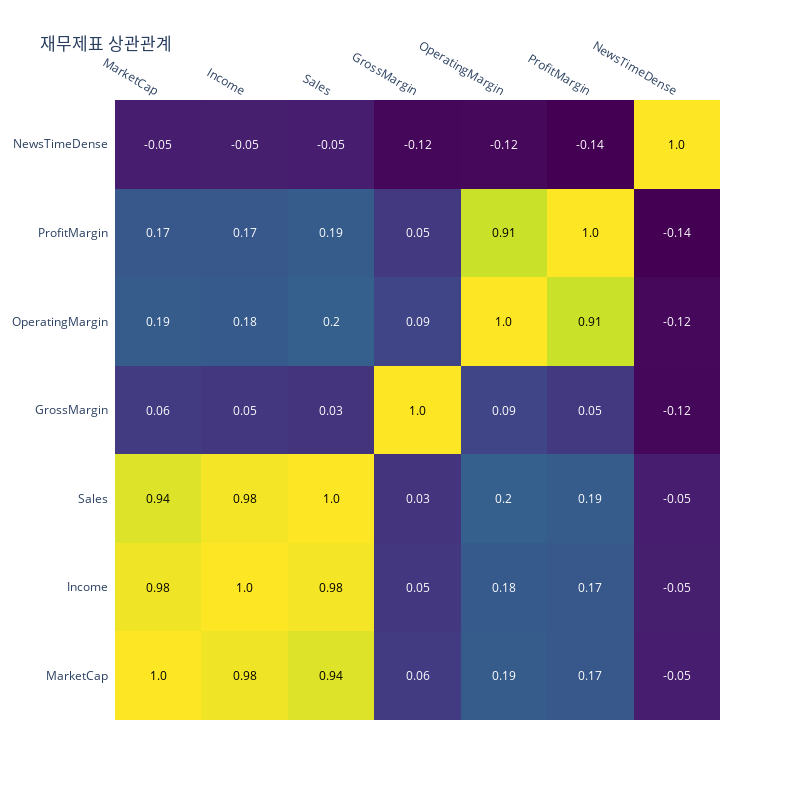
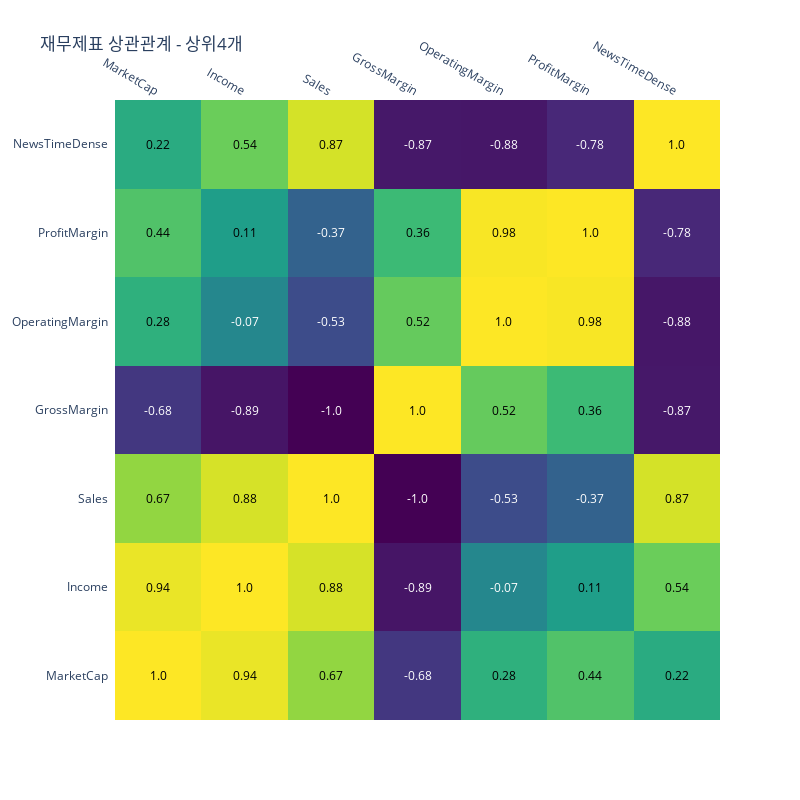
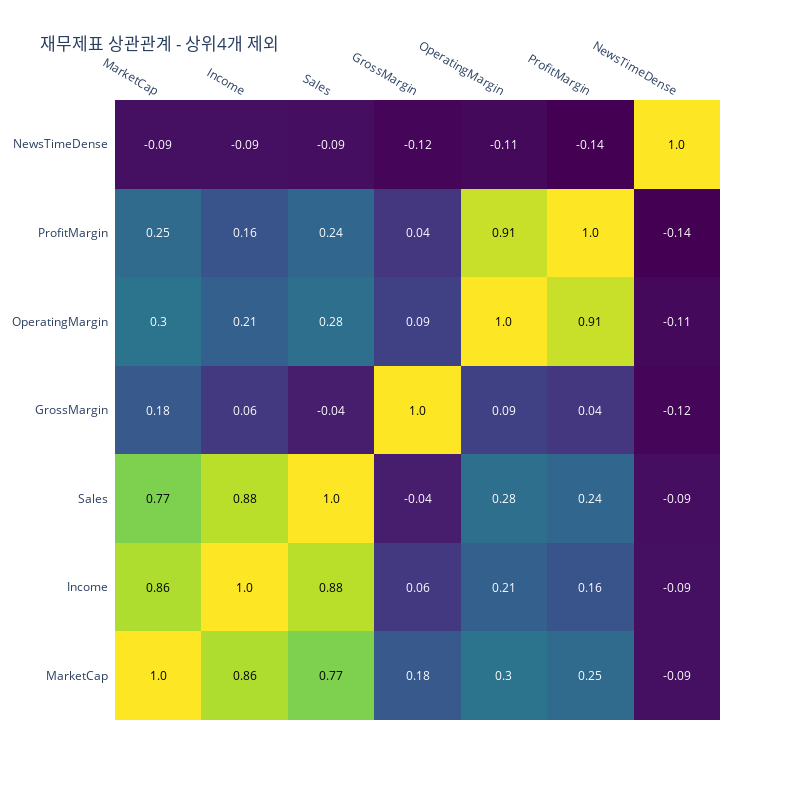
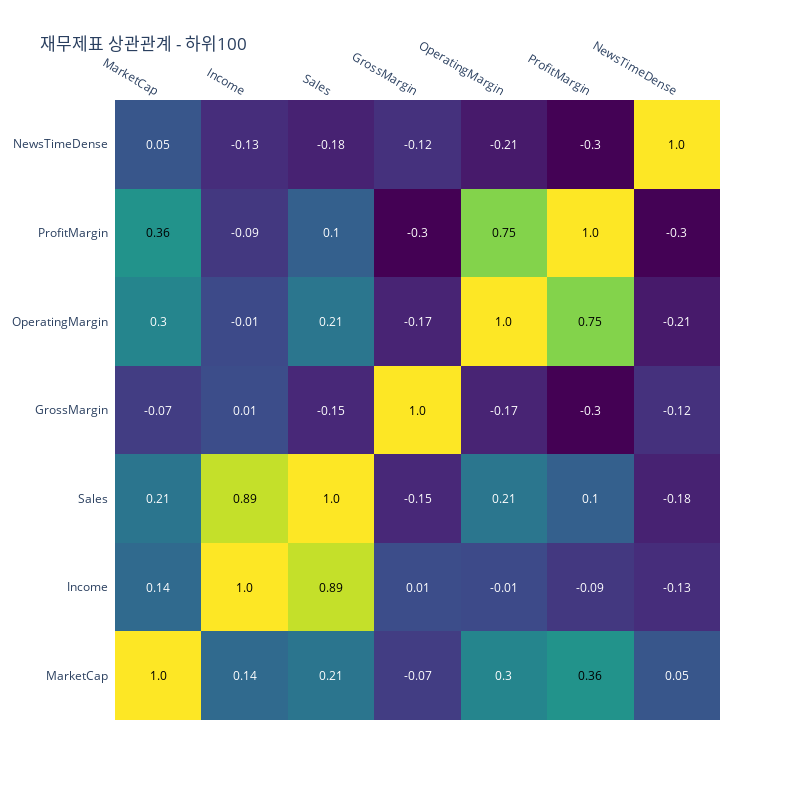

These figures' notebook cell, in order:
### Code cell
import plotly.figure_factory
def draw_heatemap(_df: pd.DataFrame, title: str):
    df_corr = _df.dropna().corr()

    x = list(df_corr.columns)
    y = list(df_corr.index)
    z = np.array(df_corr)

    fig = plotly.figure_factory.create_annotated_heatmap(
        z,
        x=x,
        y=y,
        annotation_text=np.around(z, decimals=2),
        hoverinfo='z',
        colorscale='Viridis',
    )
    fig.update_layout(width=800, height=800, title=title)
    fig.show()

soft_df = pd.read_csv('./data/nasdaq_timedense.csv')
soft_df = soft_df.drop(soft_df.columns[[0]], axis=1)
draw_heatemap(soft_df, '재무제표 상관관계')
draw_heatemap(soft_df.sort_values(by=['MarketCap'], ascending=False)[:4], '재무제표 상관관계 - 상위4개')
draw_heatemap(soft_df.sort_values(by=['MarketCap'], ascending=False)[4:], '재무제표 상관관계 - 상위4개 제외')
draw_heatemap(soft_df.sort_values(by=['MarketCap'], ascending=False)[len(soft_df)-100:], '재무제표 상관관계 - 하위100')

### Figure 1 — Plotly figure (JSON) as saved in the notebook; plotly's stock layout.template omitted (floating-point values rounded to 4 significant figures)
{"data": [{"colorscale": [[0, "#440154"], [0.1111, "#482878"], [0.2222, "#3e4989"], [0.3333, "#31688e"], [0.4444, "#26828e"], [0.5556, "#1f9e89"], [0.6667, "#35b779"], [0.7778, "#6ece58"], [0.8889, "#b5de2b"], [1, "#fde725"]], "hoverinfo": "z", "reversescale": false, "showscale": false, "type": "heatmap", "x": ["MarketCap", "Income", "Sales", "GrossMargin", "OperatingMargin", "ProfitMargin", "NewsTimeDense"], "y": ["MarketCap", "Income", "Sales", "GrossMargin", "OperatingMargin", "ProfitMargin", "NewsTimeDense"], "z": [[1, 0.9757, 0.9409, 0.05674, 0.1873, 0.1736, -0.04818], [0.9757, 1, 0.9843, 0.04636, 0.1796, 0.1661, -0.04645], [0.9409, 0.9843, 1, 0.02988, 0.2024, 0.1872, -0.04733], [0.05674, 0.04636, 0.02988, 1, 0.0947, 0.05041, -0.1242], [0.1873, 0.1796, 0.2024, 0.0947, 1, 0.9102, -0.1196], [0.1736, 0.1661, 0.1872, 0.05041, 0.9102, 1, -0.1433], [-0.04818, -0.04645, -0.04733, -0.1242, -0.1196, -0.1433, 1]]}], "layout": {"annotations": [{"font": {"color": "#000000"}, "showarrow": false, "text": "1.0", "x": "MarketCap", "xref": "x", "y": "MarketCap", "yref": "y"}, {"font": {"color": "#000000"}, "showarrow": false, "text": "0.98", "x": "Income", "xref": "x", "y": "MarketCap", "yref": "y"}, {"font": {"color": "#000000"}, "showarrow": false, "text": "0.94", "x": "Sales", "xref": "x", "y": "MarketCap", "yref": "y"}, {"font": {"color": "#FFFFFF"}, "showarrow": false, "text": "0.06", "x": "GrossMargin", "xref": "x", "y": "MarketCap", "yref": "y"}, {"font": {"color": "#FFFFFF"}, "showarrow": false, "text": "0.19", "x": "OperatingMargin", "xref": "x", "y": "MarketCap", "yref": "y"}, {"font": {"color": "#FFFFFF"}, "showarrow": false, "text": "0.17", "x": "ProfitMargin", "xref": "x", "y": "MarketCap", "yref": "y"}, {"font": {"color": "#FFFFFF"}, "showarrow": false, "text": "-0.05", "x": "NewsTimeDense", "xref": "x", "y": "MarketCap", "yref": "y"}, {"font": {"color": "#000000"}, "showarrow": false, "text": "0.98", "x": "MarketCap", "xref": "x", "y": "Income", "yref": "y"}, {"font": {"color": "#000000"}, "showarrow": false, "text": "1.0", "x": "Income", "xref": "x", "y": "Income", "yref": "y"}, {"font": {"color": "#000000"}, "showarrow": false, "text": "0.98", "x": "Sales", "xref": "x", "y": "Income", "yref": "y"}, {"font": {"color": "#FFFFFF"}, "showarrow": false, "text": "0.05", "x": "GrossMargin", "xref": "x", "y": "Income", "yref": "y"}, {"font": {"color": "#FFFFFF"}, "showarrow": false, "text": "0.18", "x": "OperatingMargin", "xref": "x", "y": "Income", "yref": "y"}, {"font": {"color": "#FFFFFF"}, "showarrow": false, "text": "0.17", "x": "ProfitMargin", "xref": "x", "y": "Income", "yref": "y"}, {"font": {"color": "#FFFFFF"}, "showarrow": false, "text": "-0.05", "x": "NewsTimeDense", "xref": "x", "y": "Income", "yref": "y"}, {"font": {"color": "#000000"}, "showarrow": false, "text": "0.94", "x": "MarketCap", "xref": "x", "y": "Sales", "yref": "y"}, {"font": {"color": "#000000"}, "showarrow": false, "text": "0.98", "x": "Income", "xref": "x", "y": "Sales", "yref": "y"}, {"font": {"color": "#000000"}, "showarrow": false, "text": "1.0", "x": "Sales", "xref": "x", "y": "Sales", "yref": "y"}, {"font": {"color": "#FFFFFF"}, "showarrow": false, "text": "0.03", "x": "GrossMargin", "xref": "x", "y": "Sales", "yref": "y"}, {"font": {"color": "#FFFFFF"}, "showarrow": false, "text": "0.2", "x": "OperatingMargin", "xref": "x", "y": "Sales", "yref": "y"}, {"font": {"color": "#FFFFFF"}, "showarrow": false, "text": "0.19", "x": "ProfitMargin", "xref": "x", "y": "Sales", "yref": "y"}, {"font": {"color": "#FFFFFF"}, "showarrow": false, "text": "-0.05", "x": "NewsTimeDense", "xref": "x", "y": "Sales", "yref": "y"}, {"font": {"color": "#FFFFFF"}, "showarrow": false, "text": "0.06", "x": "MarketCap", "xref": "x", "y": "GrossMargin", "yref": "y"}, {"font": {"color": "#FFFFFF"}, "showarrow": false, "text": "0.05", "x": "Income", "xref": "x", "y": "GrossMargin", "yref": "y"}, {"font": {"color": "#FFFFFF"}, "showarrow": false, "text": "0.03", "x": "Sales", "xref": "x", "y": "GrossMargin", "yref": "y"}, {"font": {"color": "#000000"}, "showarrow": false, "text": "1.0", "x": "GrossMargin", "xref": "x", "y": "GrossMargin", "yref": "y"}, {"font": {"color": "#FFFFFF"}, "showarrow": false, "text": "0.09", "x": "OperatingMargin", "xref": "x", "y": "GrossMargin", "yref": "y"}, {"font": {"color": "#FFFFFF"}, "showarrow": false, "text": "0.05", "x": "ProfitMargin", "xref": "x", "y": "GrossMargin", "yref": "y"}, {"font": {"color": "#FFFFFF"}, "showarrow": false, "text": "-0.12", "x": "NewsTimeDense", "xref": "x", "y": "GrossMargin", "yref": "y"}, {"font": {"color": "#FFFFFF"}, "showarrow": false, "text": "0.19", "x": "MarketCap", "xref": "x", "y": "OperatingMargin", "yref": "y"}, {"font": {"color": "#FFFFFF"}, "showarrow": false, "text": "0.18", "x": "Income", "xref": "x", "y": "OperatingMargin", "yref": "y"}, {"font": {"color": "#FFFFFF"}, "showarrow": false, "text": "0.2", "x": "Sales", "xref": "x", "y": "OperatingMargin", "yref": "y"}, {"font": {"color": "#FFFFFF"}, "showarrow": false, "text": "0.09", "x": "GrossMargin", "xref": "x", "y": "OperatingMargin", "yref": "y"}, {"font": {"color": "#000000"}, "showarrow": false, "text": "1.0", "x": "OperatingMargin", "xref": "x", "y": "OperatingMargin", "yref": "y"}, {"font": {"color": "#000000"}, "showarrow": false, "text": "0.91", "x": "ProfitMargin", "xref": "x", "y": "OperatingMargin", "yref": "y"}, {"font": {"color": "#FFFFFF"}, "showarrow": false, "text": "-0.12", "x": "NewsTimeDense", "xref": "x", "y": "OperatingMargin", "yref": "y"}, {"font": {"color": "#FFFFFF"}, "showarrow": false, "text": "0.17", "x": "MarketCap", "xref": "x", "y": "ProfitMargin", "yref": "y"}, {"font": {"color": "#FFFFFF"}, "showarrow": false, "text": "0.17", "x": "Income", "xref": "x", "y": "ProfitMargin", "yref": "y"}, {"font": {"color": "#FFFFFF"}, "showarrow": false, "text": "0.19", "x": "Sales", "xref": "x", "y": "ProfitMargin", "yref": "y"}, {"font": {"color": "#FFFFFF"}, "showarrow": false, "text": "0.05", "x": "GrossMargin", "xref": "x", "y": "ProfitMargin", "yref": "y"}, {"font": {"color": "#000000"}, "showarrow": false, "text": "0.91", "x": "OperatingMargin", "xref": "x", "y": "ProfitMargin", "yref": "y"}, {"font": {"color": "#000000"}, "showarrow": false, "text": "1.0", "x": "ProfitMargin", "xref": "x", "y": "ProfitMargin", "yref": "y"}, {"font": {"color": "#FFFFFF"}, "showarrow": false, "text": "-0.14", "x": "NewsTimeDense", "xref": "x", "y": "ProfitMargin", "yref": "y"}, {"font": {"color": "#FFFFFF"}, "showarrow": false, "text": "-0.05", "x": "MarketCap", "xref": "x", "y": "NewsTimeDense", "yref": "y"}, {"font": {"color": "#FFFFFF"}, "showarrow": false, "text": "-0.05", "x": "Income", "xref": "x", "y": "NewsTimeDense", "yref": "y"}, {"font": {"color": "#FFFFFF"}, "showarrow": false, "text": "-0.05", "x": "Sales", "xref": "x", "y": "NewsTimeDense", "yref": "y"}, {"font": {"color": "#FFFFFF"}, "showarrow": false, "text": "-0.12", "x": "GrossMargin", "xref": "x", "y": "NewsTimeDense", "yref": "y"}, {"font": {"color": "#FFFFFF"}, "showarrow": false, "text": "-0.12", "x": "OperatingMargin", "xref": "x", "y": "NewsTimeDense", "yref": "y"}, {"font": {"color": "#FFFFFF"}, "showarrow": false, "text": "-0.14", "x": "ProfitMargin", "xref": "x", "y": "NewsTimeDense", "yref": "y"}, {"font": {"color": "#000000"}, "showarrow": false, "text": "1.0", "x": "NewsTimeDense", "xref": "x", "y": "NewsTimeDense", "yref": "y"}], "height": 800, "title": {"text": "재무제표 상관관계"}, "width": 800, "xaxis": {"dtick": 1, "gridcolor": "rgb(0, 0, 0)", "side": "top", "ticks": ""}, "yaxis": {"dtick": 1, "ticks": "", "ticksuffix": "  "}}}

### Figure 2 — Plotly figure (JSON) as saved in the notebook; plotly's stock layout.template omitted (floating-point values rounded to 4 significant figures)
{"data": [{"colorscale": [[0, "#440154"], [0.1111, "#482878"], [0.2222, "#3e4989"], [0.3333, "#31688e"], [0.4444, "#26828e"], [0.5556, "#1f9e89"], [0.6667, "#35b779"], [0.7778, "#6ece58"], [0.8889, "#b5de2b"], [1, "#fde725"]], "hoverinfo": "z", "reversescale": false, "showscale": false, "type": "heatmap", "x": ["MarketCap", "Income", "Sales", "GrossMargin", "OperatingMargin", "ProfitMargin", "NewsTimeDense"], "y": ["MarketCap", "Income", "Sales", "GrossMargin", "OperatingMargin", "ProfitMargin", "NewsTimeDense"], "z": [[1, 0.9402, 0.6673, -0.6775, 0.275, 0.4423, 0.2226], [0.9402, 1, 0.8811, -0.8876, -0.06896, 0.1103, 0.5414], [0.6673, 0.8811, 1, -0.9999, -0.5325, -0.3728, 0.8746], [-0.6775, -0.8876, -0.9999, 1, 0.5208, 0.36, -0.8679], [0.275, -0.06896, -0.5325, 0.5208, 1, 0.9839, -0.8761], [0.4423, 0.1103, -0.3728, 0.36, 0.9839, 1, -0.7759], [0.2226, 0.5414, 0.8746, -0.8679, -0.8761, -0.7759, 1]]}], "layout": {"annotations": [{"font": {"color": "#000000"}, "showarrow": false, "text": "1.0", "x": "MarketCap", "xref": "x", "y": "MarketCap", "yref": "y"}, {"font": {"color": "#000000"}, "showarrow": false, "text": "0.94", "x": "Income", "xref": "x", "y": "MarketCap", "yref": "y"}, {"font": {"color": "#000000"}, "showarrow": false, "text": "0.67", "x": "Sales", "xref": "x", "y": "MarketCap", "yref": "y"}, {"font": {"color": "#FFFFFF"}, "showarrow": false, "text": "-0.68", "x": "GrossMargin", "xref": "x", "y": "MarketCap", "yref": "y"}, {"font": {"color": "#000000"}, "showarrow": false, "text": "0.28", "x": "OperatingMargin", "xref": "x", "y": "MarketCap", "yref": "y"}, {"font": {"color": "#000000"}, "showarrow": false, "text": "0.44", "x": "ProfitMargin", "xref": "x", "y": "MarketCap", "yref": "y"}, {"font": {"color": "#000000"}, "showarrow": false, "text": "0.22", "x": "NewsTimeDense", "xref": "x", "y": "MarketCap", "yref": "y"}, {"font": {"color": "#000000"}, "showarrow": false, "text": "0.94", "x": "MarketCap", "xref": "x", "y": "Income", "yref": "y"}, {"font": {"color": "#000000"}, "showarrow": false, "text": "1.0", "x": "Income", "xref": "x", "y": "Income", "yref": "y"}, {"font": {"color": "#000000"}, "showarrow": false, "text": "0.88", "x": "Sales", "xref": "x", "y": "Income", "yref": "y"}, {"font": {"color": "#FFFFFF"}, "showarrow": false, "text": "-0.89", "x": "GrossMargin", "xref": "x", "y": "Income", "yref": "y"}, {"font": {"color": "#FFFFFF"}, "showarrow": false, "text": "-0.07", "x": "OperatingMargin", "xref": "x", "y": "Income", "yref": "y"}, {"font": {"color": "#000000"}, "showarrow": false, "text": "0.11", "x": "ProfitMargin", "xref": "x", "y": "Income", "yref": "y"}, {"font": {"color": "#000000"}, "showarrow": false, "text": "0.54", "x": "NewsTimeDense", "xref": "x", "y": "Income", "yref": "y"}, {"font": {"color": "#000000"}, "showarrow": false, "text": "0.67", "x": "MarketCap", "xref": "x", "y": "Sales", "yref": "y"}, {"font": {"color": "#000000"}, "showarrow": false, "text": "0.88", "x": "Income", "xref": "x", "y": "Sales", "yref": "y"}, {"font": {"color": "#000000"}, "showarrow": false, "text": "1.0", "x": "Sales", "xref": "x", "y": "Sales", "yref": "y"}, {"font": {"color": "#FFFFFF"}, "showarrow": false, "text": "-1.0", "x": "GrossMargin", "xref": "x", "y": "Sales", "yref": "y"}, {"font": {"color": "#FFFFFF"}, "showarrow": false, "text": "-0.53", "x": "OperatingMargin", "xref": "x", "y": "Sales", "yref": "y"}, {"font": {"color": "#FFFFFF"}, "showarrow": false, "text": "-0.37", "x": "ProfitMargin", "xref": "x", "y": "Sales", "yref": "y"}, {"font": {"color": "#000000"}, "showarrow": false, "text": "0.87", "x": "NewsTimeDense", "xref": "x", "y": "Sales", "yref": "y"}, {"font": {"color": "#FFFFFF"}, "showarrow": false, "text": "-0.68", "x": "MarketCap", "xref": "x", "y": "GrossMargin", "yref": "y"}, {"font": {"color": "#FFFFFF"}, "showarrow": false, "text": "-0.89", "x": "Income", "xref": "x", "y": "GrossMargin", "yref": "y"}, {"font": {"color": "#FFFFFF"}, "showarrow": false, "text": "-1.0", "x": "Sales", "xref": "x", "y": "GrossMargin", "yref": "y"}, {"font": {"color": "#000000"}, "showarrow": false, "text": "1.0", "x": "GrossMargin", "xref": "x", "y": "GrossMargin", "yref": "y"}, {"font": {"color": "#000000"}, "showarrow": false, "text": "0.52", "x": "OperatingMargin", "xref": "x", "y": "GrossMargin", "yref": "y"}, {"font": {"color": "#000000"}, "showarrow": false, "text": "0.36", "x": "ProfitMargin", "xref": "x", "y": "GrossMargin", "yref": "y"}, {"font": {"color": "#FFFFFF"}, "showarrow": false, "text": "-0.87", "x": "NewsTimeDense", "xref": "x", "y": "GrossMargin", "yref": "y"}, {"font": {"color": "#000000"}, "showarrow": false, "text": "0.28", "x": "MarketCap", "xref": "x", "y": "OperatingMargin", "yref": "y"}, {"font": {"color": "#FFFFFF"}, "showarrow": false, "text": "-0.07", "x": "Income", "xref": "x", "y": "OperatingMargin", "yref": "y"}, {"font": {"color": "#FFFFFF"}, "showarrow": false, "text": "-0.53", "x": "Sales", "xref": "x", "y": "OperatingMargin", "yref": "y"}, {"font": {"color": "#000000"}, "showarrow": false, "text": "0.52", "x": "GrossMargin", "xref": "x", "y": "OperatingMargin", "yref": "y"}, {"font": {"color": "#000000"}, "showarrow": false, "text": "1.0", "x": "OperatingMargin", "xref": "x", "y": "OperatingMargin", "yref": "y"}, {"font": {"color": "#000000"}, "showarrow": false, "text": "0.98", "x": "ProfitMargin", "xref": "x", "y": "OperatingMargin", "yref": "y"}, {"font": {"color": "#FFFFFF"}, "showarrow": false, "text": "-0.88", "x": "NewsTimeDense", "xref": "x", "y": "OperatingMargin", "yref": "y"}, {"font": {"color": "#000000"}, "showarrow": false, "text": "0.44", "x": "MarketCap", "xref": "x", "y": "ProfitMargin", "yref": "y"}, {"font": {"color": "#000000"}, "showarrow": false, "text": "0.11", "x": "Income", "xref": "x", "y": "ProfitMargin", "yref": "y"}, {"font": {"color": "#FFFFFF"}, "showarrow": false, "text": "-0.37", "x": "Sales", "xref": "x", "y": "ProfitMargin", "yref": "y"}, {"font": {"color": "#000000"}, "showarrow": false, "text": "0.36", "x": "GrossMargin", "xref": "x", "y": "ProfitMargin", "yref": "y"}, {"font": {"color": "#000000"}, "showarrow": false, "text": "0.98", "x": "OperatingMargin", "xref": "x", "y": "ProfitMargin", "yref": "y"}, {"font": {"color": "#000000"}, "showarrow": false, "text": "1.0", "x": "ProfitMargin", "xref": "x", "y": "ProfitMargin", "yref": "y"}, {"font": {"color": "#FFFFFF"}, "showarrow": false, "text": "-0.78", "x": "NewsTimeDense", "xref": "x", "y": "ProfitMargin", "yref": "y"}, {"font": {"color": "#000000"}, "showarrow": false, "text": "0.22", "x": "MarketCap", "xref": "x", "y": "NewsTimeDense", "yref": "y"}, {"font": {"color": "#000000"}, "showarrow": false, "text": "0.54", "x": "Income", "xref": "x", "y": "NewsTimeDense", "yref": "y"}, {"font": {"color": "#000000"}, "showarrow": false, "text": "0.87", "x": "Sales", "xref": "x", "y": "NewsTimeDense", "yref": "y"}, {"font": {"color": "#FFFFFF"}, "showarrow": false, "text": "-0.87", "x": "GrossMargin", "xref": "x", "y": "NewsTimeDense", "yref": "y"}, {"font": {"color": "#FFFFFF"}, "showarrow": false, "text": "-0.88", "x": "OperatingMargin", "xref": "x", "y": "NewsTimeDense", "yref": "y"}, {"font": {"color": "#FFFFFF"}, "showarrow": false, "text": "-0.78", "x": "ProfitMargin", "xref": "x", "y": "NewsTimeDense", "yref": "y"}, {"font": {"color": "#000000"}, "showarrow": false, "text": "1.0", "x": "NewsTimeDense", "xref": "x", "y": "NewsTimeDense", "yref": "y"}], "height": 800, "title": {"text": "재무제표 상관관계 - 상위4개"}, "width": 800, "xaxis": {"dtick": 1, "gridcolor": "rgb(0, 0, 0)", "side": "top", "ticks": ""}, "yaxis": {"dtick": 1, "ticks": "", "ticksuffix": "  "}}}

### Figure 3 — Plotly figure (JSON) as saved in the notebook; plotly's stock layout.template omitted (floating-point values rounded to 4 significant figures)
{"data": [{"colorscale": [[0, "#440154"], [0.1111, "#482878"], [0.2222, "#3e4989"], [0.3333, "#31688e"], [0.4444, "#26828e"], [0.5556, "#1f9e89"], [0.6667, "#35b779"], [0.7778, "#6ece58"], [0.8889, "#b5de2b"], [1, "#fde725"]], "hoverinfo": "z", "reversescale": false, "showscale": false, "type": "heatmap", "x": ["MarketCap", "Income", "Sales", "GrossMargin", "OperatingMargin", "ProfitMargin", "NewsTimeDense"], "y": ["MarketCap", "Income", "Sales", "GrossMargin", "OperatingMargin", "ProfitMargin", "NewsTimeDense"], "z": [[1, 0.8619, 0.7742, 0.1788, 0.2992, 0.2544, -0.08701], [0.8619, 1, 0.8817, 0.0553, 0.2094, 0.1607, -0.08858], [0.7742, 0.8817, 1, -0.04443, 0.2781, 0.2386, -0.0936], [0.1788, 0.0553, -0.04443, 1, 0.08678, 0.04239, -0.1203], [0.2992, 0.2094, 0.2781, 0.08678, 1, 0.9078, -0.1126], [0.2544, 0.1607, 0.2386, 0.04239, 0.9078, 1, -0.1372], [-0.08701, -0.08858, -0.0936, -0.1203, -0.1126, -0.1372, 1]]}], "layout": {"annotations": [{"font": {"color": "#000000"}, "showarrow": false, "text": "1.0", "x": "MarketCap", "xref": "x", "y": "MarketCap", "yref": "y"}, {"font": {"color": "#000000"}, "showarrow": false, "text": "0.86", "x": "Income", "xref": "x", "y": "MarketCap", "yref": "y"}, {"font": {"color": "#000000"}, "showarrow": false, "text": "0.77", "x": "Sales", "xref": "x", "y": "MarketCap", "yref": "y"}, {"font": {"color": "#FFFFFF"}, "showarrow": false, "text": "0.18", "x": "GrossMargin", "xref": "x", "y": "MarketCap", "yref": "y"}, {"font": {"color": "#FFFFFF"}, "showarrow": false, "text": "0.3", "x": "OperatingMargin", "xref": "x", "y": "MarketCap", "yref": "y"}, {"font": {"color": "#FFFFFF"}, "showarrow": false, "text": "0.25", "x": "ProfitMargin", "xref": "x", "y": "MarketCap", "yref": "y"}, {"font": {"color": "#FFFFFF"}, "showarrow": false, "text": "-0.09", "x": "NewsTimeDense", "xref": "x", "y": "MarketCap", "yref": "y"}, {"font": {"color": "#000000"}, "showarrow": false, "text": "0.86", "x": "MarketCap", "xref": "x", "y": "Income", "yref": "y"}, {"font": {"color": "#000000"}, "showarrow": false, "text": "1.0", "x": "Income", "xref": "x", "y": "Income", "yref": "y"}, {"font": {"color": "#000000"}, "showarrow": false, "text": "0.88", "x": "Sales", "xref": "x", "y": "Income", "yref": "y"}, {"font": {"color": "#FFFFFF"}, "showarrow": false, "text": "0.06", "x": "GrossMargin", "xref": "x", "y": "Income", "yref": "y"}, {"font": {"color": "#FFFFFF"}, "showarrow": false, "text": "0.21", "x": "OperatingMargin", "xref": "x", "y": "Income", "yref": "y"}, {"font": {"color": "#FFFFFF"}, "showarrow": false, "text": "0.16", "x": "ProfitMargin", "xref": "x", "y": "Income", "yref": "y"}, {"font": {"color": "#FFFFFF"}, "showarrow": false, "text": "-0.09", "x": "NewsTimeDense", "xref": "x", "y": "Income", "yref": "y"}, {"font": {"color": "#000000"}, "showarrow": false, "text": "0.77", "x": "MarketCap", "xref": "x", "y": "Sales", "yref": "y"}, {"font": {"color": "#000000"}, "showarrow": false, "text": "0.88", "x": "Income", "xref": "x", "y": "Sales", "yref": "y"}, {"font": {"color": "#000000"}, "showarrow": false, "text": "1.0", "x": "Sales", "xref": "x", "y": "Sales", "yref": "y"}, {"font": {"color": "#FFFFFF"}, "showarrow": false, "text": "-0.04", "x": "GrossMargin", "xref": "x", "y": "Sales", "yref": "y"}, {"font": {"color": "#FFFFFF"}, "showarrow": false, "text": "0.28", "x": "OperatingMargin", "xref": "x", "y": "Sales", "yref": "y"}, {"font": {"color": "#FFFFFF"}, "showarrow": false, "text": "0.24", "x": "ProfitMargin", "xref": "x", "y": "Sales", "yref": "y"}, {"font": {"color": "#FFFFFF"}, "showarrow": false, "text": "-0.09", "x": "NewsTimeDense", "xref": "x", "y": "Sales", "yref": "y"}, {"font": {"color": "#FFFFFF"}, "showarrow": false, "text": "0.18", "x": "MarketCap", "xref": "x", "y": "GrossMargin", "yref": "y"}, {"font": {"color": "#FFFFFF"}, "showarrow": false, "text": "0.06", "x": "Income", "xref": "x", "y": "GrossMargin", "yref": "y"}, {"font": {"color": "#FFFFFF"}, "showarrow": false, "text": "-0.04", "x": "Sales", "xref": "x", "y": "GrossMargin", "yref": "y"}, {"font": {"color": "#000000"}, "showarrow": false, "text": "1.0", "x": "GrossMargin", "xref": "x", "y": "GrossMargin", "yref": "y"}, {"font": {"color": "#FFFFFF"}, "showarrow": false, "text": "0.09", "x": "OperatingMargin", "xref": "x", "y": "GrossMargin", "yref": "y"}, {"font": {"color": "#FFFFFF"}, "showarrow": false, "text": "0.04", "x": "ProfitMargin", "xref": "x", "y": "GrossMargin", "yref": "y"}, {"font": {"color": "#FFFFFF"}, "showarrow": false, "text": "-0.12", "x": "NewsTimeDense", "xref": "x", "y": "GrossMargin", "yref": "y"}, {"font": {"color": "#FFFFFF"}, "showarrow": false, "text": "0.3", "x": "MarketCap", "xref": "x", "y": "OperatingMargin", "yref": "y"}, {"font": {"color": "#FFFFFF"}, "showarrow": false, "text": "0.21", "x": "Income", "xref": "x", "y": "OperatingMargin", "yref": "y"}, {"font": {"color": "#FFFFFF"}, "showarrow": false, "text": "0.28", "x": "Sales", "xref": "x", "y": "OperatingMargin", "yref": "y"}, {"font": {"color": "#FFFFFF"}, "showarrow": false, "text": "0.09", "x": "GrossMargin", "xref": "x", "y": "OperatingMargin", "yref": "y"}, {"font": {"color": "#000000"}, "showarrow": false, "text": "1.0", "x": "OperatingMargin", "xref": "x", "y": "OperatingMargin", "yref": "y"}, {"font": {"color": "#000000"}, "showarrow": false, "text": "0.91", "x": "ProfitMargin", "xref": "x", "y": "OperatingMargin", "yref": "y"}, {"font": {"color": "#FFFFFF"}, "showarrow": false, "text": "-0.11", "x": "NewsTimeDense", "xref": "x", "y": "OperatingMargin", "yref": "y"}, {"font": {"color": "#FFFFFF"}, "showarrow": false, "text": "0.25", "x": "MarketCap", "xref": "x", "y": "ProfitMargin", "yref": "y"}, {"font": {"color": "#FFFFFF"}, "showarrow": false, "text": "0.16", "x": "Income", "xref": "x", "y": "ProfitMargin", "yref": "y"}, {"font": {"color": "#FFFFFF"}, "showarrow": false, "text": "0.24", "x": "Sales", "xref": "x", "y": "ProfitMargin", "yref": "y"}, {"font": {"color": "#FFFFFF"}, "showarrow": false, "text": "0.04", "x": "GrossMargin", "xref": "x", "y": "ProfitMargin", "yref": "y"}, {"font": {"color": "#000000"}, "showarrow": false, "text": "0.91", "x": "OperatingMargin", "xref": "x", "y": "ProfitMargin", "yref": "y"}, {"font": {"color": "#000000"}, "showarrow": false, "text": "1.0", "x": "ProfitMargin", "xref": "x", "y": "ProfitMargin", "yref": "y"}, {"font": {"color": "#FFFFFF"}, "showarrow": false, "text": "-0.14", "x": "NewsTimeDense", "xref": "x", "y": "ProfitMargin", "yref": "y"}, {"font": {"color": "#FFFFFF"}, "showarrow": false, "text": "-0.09", "x": "MarketCap", "xref": "x", "y": "NewsTimeDense", "yref": "y"}, {"font": {"color": "#FFFFFF"}, "showarrow": false, "text": "-0.09", "x": "Income", "xref": "x", "y": "NewsTimeDense", "yref": "y"}, {"font": {"color": "#FFFFFF"}, "showarrow": false, "text": "-0.09", "x": "Sales", "xref": "x", "y": "NewsTimeDense", "yref": "y"}, {"font": {"color": "#FFFFFF"}, "showarrow": false, "text": "-0.12", "x": "GrossMargin", "xref": "x", "y": "NewsTimeDense", "yref": "y"}, {"font": {"color": "#FFFFFF"}, "showarrow": false, "text": "-0.11", "x": "OperatingMargin", "xref": "x", "y": "NewsTimeDense", "yref": "y"}, {"font": {"color": "#FFFFFF"}, "showarrow": false, "text": "-0.14", "x": "ProfitMargin", "xref": "x", "y": "NewsTimeDense", "yref": "y"}, {"font": {"color": "#000000"}, "showarrow": false, "text": "1.0", "x": "NewsTimeDense", "xref": "x", "y": "NewsTimeDense", "yref": "y"}], "height": 800, "title": {"text": "재무제표 상관관계 - 상위4개 제외"}, "width": 800, "xaxis": {"dtick": 1, "gridcolor": "rgb(0, 0, 0)", "side": "top", "ticks": ""}, "yaxis": {"dtick": 1, "ticks": "", "ticksuffix": "  "}}}

### Figure 4 — Plotly figure (JSON) as saved in the notebook; plotly's stock layout.template omitted (floating-point values rounded to 4 significant figures)
{"data": [{"colorscale": [[0, "#440154"], [0.1111, "#482878"], [0.2222, "#3e4989"], [0.3333, "#31688e"], [0.4444, "#26828e"], [0.5556, "#1f9e89"], [0.6667, "#35b779"], [0.7778, "#6ece58"], [0.8889, "#b5de2b"], [1, "#fde725"]], "hoverinfo": "z", "reversescale": false, "showscale": false, "type": "heatmap", "x": ["MarketCap", "Income", "Sales", "GrossMargin", "OperatingMargin", "ProfitMargin", "NewsTimeDense"], "y": ["MarketCap", "Income", "Sales", "GrossMargin", "OperatingMargin", "ProfitMargin", "NewsTimeDense"], "z": [[1, 0.1425, 0.2064, -0.06624, 0.2952, 0.3645, 0.04933], [0.1425, 1, 0.8857, 0.005587, -0.005753, -0.08715, -0.1344], [0.2064, 0.8857, 1, -0.1548, 0.2089, 0.09541, -0.179], [-0.06624, 0.005587, -0.1548, 1, -0.173, -0.3011, -0.1168], [0.2952, -0.005753, 0.2089, -0.173, 1, 0.753, -0.2095], [0.3645, -0.08715, 0.09541, -0.3011, 0.753, 1, -0.2988], [0.04933, -0.1344, -0.179, -0.1168, -0.2095, -0.2988, 1]]}], "layout": {"annotations": [{"font": {"color": "#000000"}, "showarrow": false, "text": "1.0", "x": "MarketCap", "xref": "x", "y": "MarketCap", "yref": "y"}, {"font": {"color": "#FFFFFF"}, "showarrow": false, "text": "0.14", "x": "Income", "xref": "x", "y": "MarketCap", "yref": "y"}, {"font": {"color": "#FFFFFF"}, "showarrow": false, "text": "0.21", "x": "Sales", "xref": "x", "y": "MarketCap", "yref": "y"}, {"font": {"color": "#FFFFFF"}, "showarrow": false, "text": "-0.07", "x": "GrossMargin", "xref": "x", "y": "MarketCap", "yref": "y"}, {"font": {"color": "#FFFFFF"}, "showarrow": false, "text": "0.3", "x": "OperatingMargin", "xref": "x", "y": "MarketCap", "yref": "y"}, {"font": {"color": "#000000"}, "showarrow": false, "text": "0.36", "x": "ProfitMargin", "xref": "x", "y": "MarketCap", "yref": "y"}, {"font": {"color": "#FFFFFF"}, "showarrow": false, "text": "0.05", "x": "NewsTimeDense", "xref": "x", "y": "MarketCap", "yref": "y"}, {"font": {"color": "#FFFFFF"}, "showarrow": false, "text": "0.14", "x": "MarketCap", "xref": "x", "y": "Income", "yref": "y"}, {"font": {"color": "#000000"}, "showarrow": false, "text": "1.0", "x": "Income", "xref": "x", "y": "Income", "yref": "y"}, {"font": {"color": "#000000"}, "showarrow": false, "text": "0.89", "x": "Sales", "xref": "x", "y": "Income", "yref": "y"}, {"font": {"color": "#FFFFFF"}, "showarrow": false, "text": "0.01", "x": "GrossMargin", "xref": "x", "y": "Income", "yref": "y"}, {"font": {"color": "#FFFFFF"}, "showarrow": false, "text": "-0.01", "x": "OperatingMargin", "xref": "x", "y": "Income", "yref": "y"}, {"font": {"color": "#FFFFFF"}, "showarrow": false, "text": "-0.09", "x": "ProfitMargin", "xref": "x", "y": "Income", "yref": "y"}, {"font": {"color": "#FFFFFF"}, "showarrow": false, "text": "-0.13", "x": "NewsTimeDense", "xref": "x", "y": "Income", "yref": "y"}, {"font": {"color": "#FFFFFF"}, "showarrow": false, "text": "0.21", "x": "MarketCap", "xref": "x", "y": "Sales", "yref": "y"}, {"font": {"color": "#000000"}, "showarrow": false, "text": "0.89", "x": "Income", "xref": "x", "y": "Sales", "yref": "y"}, {"font": {"color": "#000000"}, "showarrow": false, "text": "1.0", "x": "Sales", "xref": "x", "y": "Sales", "yref": "y"}, {"font": {"color": "#FFFFFF"}, "showarrow": false, "text": "-0.15", "x": "GrossMargin", "xref": "x", "y": "Sales", "yref": "y"}, {"font": {"color": "#FFFFFF"}, "showarrow": false, "text": "0.21", "x": "OperatingMargin", "xref": "x", "y": "Sales", "yref": "y"}, {"font": {"color": "#FFFFFF"}, "showarrow": false, "text": "0.1", "x": "ProfitMargin", "xref": "x", "y": "Sales", "yref": "y"}, {"font": {"color": "#FFFFFF"}, "showarrow": false, "text": "-0.18", "x": "NewsTimeDense", "xref": "x", "y": "Sales", "yref": "y"}, {"font": {"color": "#FFFFFF"}, "showarrow": false, "text": "-0.07", "x": "MarketCap", "xref": "x", "y": "GrossMargin", "yref": "y"}, {"font": {"color": "#FFFFFF"}, "showarrow": false, "text": "0.01", "x": "Income", "xref": "x", "y": "GrossMargin", "yref": "y"}, {"font": {"color": "#FFFFFF"}, "showarrow": false, "text": "-0.15", "x": "Sales", "xref": "x", "y": "GrossMargin", "yref": "y"}, {"font": {"color": "#000000"}, "showarrow": false, "text": "1.0", "x": "GrossMargin", "xref": "x", "y": "GrossMargin", "yref": "y"}, {"font": {"color": "#FFFFFF"}, "showarrow": false, "text": "-0.17", "x": "OperatingMargin", "xref": "x", "y": "GrossMargin", "yref": "y"}, {"font": {"color": "#FFFFFF"}, "showarrow": false, "text": "-0.3", "x": "ProfitMargin", "xref": "x", "y": "GrossMargin", "yref": "y"}, {"font": {"color": "#FFFFFF"}, "showarrow": false, "text": "-0.12", "x": "NewsTimeDense", "xref": "x", "y": "GrossMargin", "yref": "y"}, {"font": {"color": "#FFFFFF"}, "showarrow": false, "text": "0.3", "x": "MarketCap", "xref": "x", "y": "OperatingMargin", "yref": "y"}, {"font": {"color": "#FFFFFF"}, "showarrow": false, "text": "-0.01", "x": "Income", "xref": "x", "y": "OperatingMargin", "yref": "y"}, {"font": {"color": "#FFFFFF"}, "showarrow": false, "text": "0.21", "x": "Sales", "xref": "x", "y": "OperatingMargin", "yref": "y"}, {"font": {"color": "#FFFFFF"}, "showarrow": false, "text": "-0.17", "x": "GrossMargin", "xref": "x", "y": "OperatingMargin", "yref": "y"}, {"font": {"color": "#000000"}, "showarrow": false, "text": "1.0", "x": "OperatingMargin", "xref": "x", "y": "OperatingMargin", "yref": "y"}, {"font": {"color": "#000000"}, "showarrow": false, "text": "0.75", "x": "ProfitMargin", "xref": "x", "y": "OperatingMargin", "yref": "y"}, {"font": {"color": "#FFFFFF"}, "showarrow": false, "text": "-0.21", "x": "NewsTimeDense", "xref": "x", "y": "OperatingMargin", "yref": "y"}, {"font": {"color": "#000000"}, "showarrow": false, "text": "0.36", "x": "MarketCap", "xref": "x", "y": "ProfitMargin", "yref": "y"}, {"font": {"color": "#FFFFFF"}, "showarrow": false, "text": "-0.09", "x": "Income", "xref": "x", "y": "ProfitMargin", "yref": "y"}, {"font": {"color": "#FFFFFF"}, "showarrow": false, "text": "0.1", "x": "Sales", "xref": "x", "y": "ProfitMargin", "yref": "y"}, {"font": {"color": "#FFFFFF"}, "showarrow": false, "text": "-0.3", "x": "GrossMargin", "xref": "x", "y": "ProfitMargin", "yref": "y"}, {"font": {"color": "#000000"}, "showarrow": false, "text": "0.75", "x": "OperatingMargin", "xref": "x", "y": "ProfitMargin", "yref": "y"}, {"font": {"color": "#000000"}, "showarrow": false, "text": "1.0", "x": "ProfitMargin", "xref": "x", "y": "ProfitMargin", "yref": "y"}, {"font": {"color": "#FFFFFF"}, "showarrow": false, "text": "-0.3", "x": "NewsTimeDense", "xref": "x", "y": "ProfitMargin", "yref": "y"}, {"font": {"color": "#FFFFFF"}, "showarrow": false, "text": "0.05", "x": "MarketCap", "xref": "x", "y": "NewsTimeDense", "yref": "y"}, {"font": {"color": "#FFFFFF"}, "showarrow": false, "text": "-0.13", "x": "Income", "xref": "x", "y": "NewsTimeDense", "yref": "y"}, {"font": {"color": "#FFFFFF"}, "showarrow": false, "text": "-0.18", "x": "Sales", "xref": "x", "y": "NewsTimeDense", "yref": "y"}, {"font": {"color": "#FFFFFF"}, "showarrow": false, "text": "-0.12", "x": "GrossMargin", "xref": "x", "y": "NewsTimeDense", "yref": "y"}, {"font": {"color": "#FFFFFF"}, "showarrow": false, "text": "-0.21", "x": "OperatingMargin", "xref": "x", "y": "NewsTimeDense", "yref": "y"}, {"font": {"color": "#FFFFFF"}, "showarrow": false, "text": "-0.3", "x": "ProfitMargin", "xref": "x", "y": "NewsTimeDense", "yref": "y"}, {"font": {"color": "#000000"}, "showarrow": false, "text": "1.0", "x": "NewsTimeDense", "xref": "x", "y": "NewsTimeDense", "yref": "y"}], "height": 800, "title": {"text": "재무제표 상관관계 - 하위100"}, "width": 800, "xaxis": {"dtick": 1, "gridcolor": "rgb(0, 0, 0)", "side": "top", "ticks": ""}, "yaxis": {"dtick": 1, "ticks": "", "ticksuffix": "  "}}}
